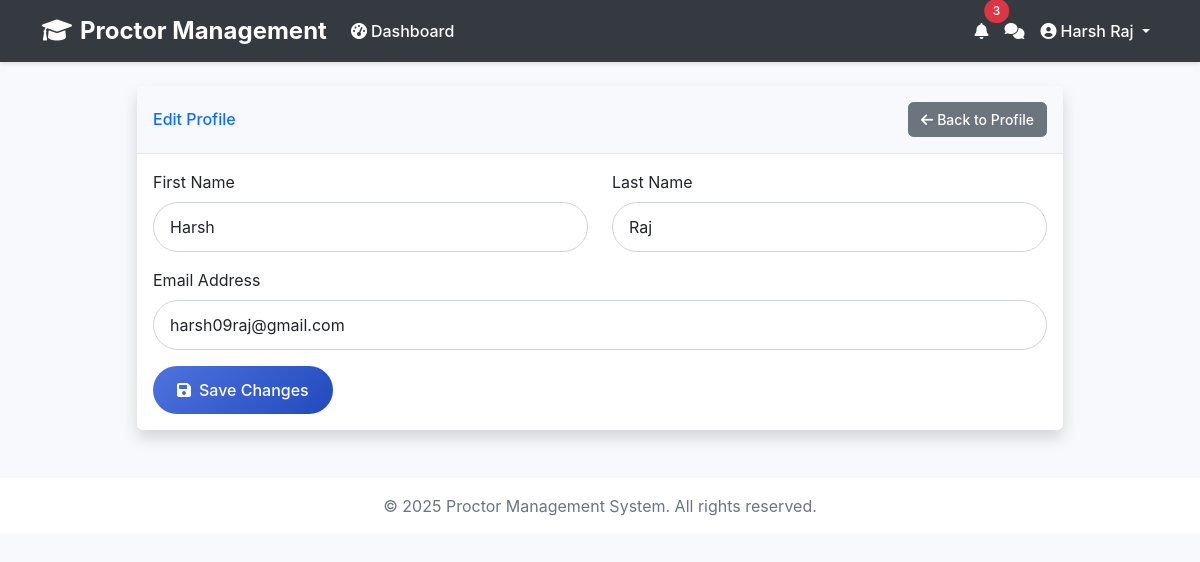
The app's page /accounts/profile/edit/ (signed in) with its own data.
### accounts/models.py (models this page shows, shortened)
class User(AbstractUser):
    ROLE_CHOICES = (
        ('student', 'Student'),
        ('teacher', 'Teacher'),
        ('admin', 'Admin'),
    )
    role = models.CharField(max_length=10, choices=ROLE_CHOICES, default='student')
    phone_number = models.CharField(max_length=15, blank=True, null=True)
    address = models.TextField(blank=True, null=True)
    is_email_verified = models.BooleanField(default=False)
    password_reset_token = models.CharField(max_length=32, null=True, blank=True)
    password_reset_expires = models.DateTimeField(null=True, blank=True)

### accounts/views.py (the view)
# urls.py: path('profile/edit/', views.edit_profile, name='edit_profile'),
@login_required
def edit_profile(request):
    user = request.user
    if request.method == 'POST':
        form = UserProfileForm(request.POST, instance=user)
        if form.is_valid():
            form.save()
            messages.success(request, 'Your profile has been updated successfully.')
            return redirect('profile')
    else:
        form = UserProfileForm(instance=user)
    context = {
        'form': form,
        'user': user,
    }
    return render(request, 'accounts/edit_profile.html', context)

### accounts/forms.py
class UserProfileForm(forms.ModelForm):
    class Meta:
        model = User
        fields = ['first_name', 'last_name', 'email']
        widgets = {
            'first_name': forms.TextInput(attrs={'class': 'form-control', 'placeholder': 'Enter your first name'}),
            'last_name': forms.TextInput(attrs={'class': 'form-control', 'placeholder': 'Enter your last name'}),
            'email': forms.EmailInput(attrs={'class': 'form-control', 'placeholder': 'Enter your email address'}),
        }

### accounts/context_processors.py (called while the page is built)
def unread_notifications_count(request):
    if request.user.is_authenticated:
        count = Notification.objects.filter(user=request.user, is_read=False).count()
    else:
        count = 0
    return {'unread_notifications_count': count}

### accounts/templates/accounts/edit_profile.html (shortened to what this page needs)
{% extends 'accounts/base.html' %}
{% block content %}
<div class="row justify-content-center">
    <div class="col-xl-10 col-lg-12 col-md-9">
        <div class="card shadow mb-4">
            <div class="card-header py-3 d-flex flex-row align-items-center justify-content-between">
                <h6 class="m-0 font-weight-bold text-primary">Edit Profile</h6>
                <a href="{% url 'profile' %}" class="btn btn-sm btn-secondary">
                    <i class="fas fa-arrow-left me-1"></i>Back to Profile
                </a>
            </div>
            <div class="card-body">
                <form method="post" class="user">
                    <div class="row">
                        <div class="col-md-6">
                            <div class="form-group mb-3">
                                <label for="first_name" class="form-label">First Name</label>
                                {{ form.first_name }}
                            </div>
                        </div>
                        <div class="col-md-6">
                            <div class="form-group mb-3">
                                <label for="last_name" class="form-label">Last Name</label>
                                {{ form.last_name }}
                            </div>
                        </div>
                    </div>
                    <div class="form-group mb-3">
                        <label for="email" class="form-label">Email Address</label>
                        {{ form.email }}
                    </div>
                    <button type="submit" class="btn btn-primary btn-user">
                        <i class="fas fa-save me-2"></i>Save Changes
                    </button>
                </form>
            </div>
        </div>
    </div>
</div>
{% endblock %}

### accounts/templates/accounts/base.html (shortened to what this page needs)
<!DOCTYPE html>
<html lang="en">
<head>
    <link href="https://cdn.jsdelivr.net/npm/bootstrap@5.1.3/dist/css/bootstrap.min.css" rel="stylesheet">
    <link href="https://cdnjs.cloudflare.com/ajax/libs/font-awesome/6.0.0/css/all.min.css" rel="stylesheet">
</head>
<body>
    <nav class="navbar navbar-expand-lg navbar-dark">
        <div class="container">
            <a class="navbar-brand" href="{% url 'home' %}">
                <i class="fas fa-graduation-cap me-2"></i>Proctor Management
            </a>
            <div class="collapse navbar-collapse" id="navbarNav">
                <ul class="navbar-nav me-auto">
                    {% if user.is_authenticated %}
                        <li class="nav-item">
                            <a class="nav-link" href="{% url 'dashboard' %}">
                                <i class="fas fa-tachometer-alt me-1"></i>Dashboard
                            </a>
                        </li>
                    {% endif %}
                </ul>
                <ul class="navbar-nav">
                    {% if user.is_authenticated %}
                        <li class="nav-item">
                            <a class="nav-link position-relative" href="{% url 'notifications' %}">
                                <i class="fas fa-bell"></i>
                                {% if unread_notifications_count > 0 %}
                                    <span class="position-absolute top-0 start-100 translate-middle badge rounded-pill bg-danger">
                                        {{ unread_notifications_count }}
                                    </span>
                                {% endif %}
                            </a>
                        </li>
                        <li class="nav-item">
                            <a class="nav-link position-relative" href="{% if user.teacher %}{% url 'teacher_chat' %}{% elif user.student %}{% url 'student_chat' %}{% endif %}">
                                <i class="fas fa-comments"></i>
                            </a>
                        </li>
                        <li class="nav-item dropdown">
                            <a class="nav-link dropdown-toggle" href="#" id="navbarDropdown" role="button" data-bs-toggle="dropdown">
                                <i class="fas fa-user-circle me-1"></i>{{ user.get_full_name }}
                            </a>
                        </li>
                    {% endif %}
                </ul>
            </div>
        </div>
    </nav>
    <div class="container py-4">
        {% block content %}
        {% endblock %}
    </div>
    <footer class="footer mt-auto py-3 bg-white">
        <div class="container text-center">
            <span class="text-muted">© 2025 Proctor Management System. All rights reserved.</span>
        </div>
    </footer>
</body>
</html>

### accounts/templates/accounts/base.html (style rules this page uses)
:root { --primary-color: #4e73df; --secondary-color: #858796; --success-color: #1cc88a; --info-color: #36b9cc; --warning-color: #f6c23e; --danger-color: #e74a3b; }
body { font-family: 'Nunito', -apple-system, BlinkMacSystemFont, "Segoe UI", Roboto, "Helvetica Neue", Arial, sans-serif; background-color: #f8f9fc; }
.navbar { background-color: #343a40; box-shadow: 0 2px 4px rgba(0,0,0,.1); }
.navbar-brand { font-weight: 700; font-size: 1.5rem; color: white !important; }
.nav-link { font-weight: 500; padding: 0.5rem 1rem; transition: all 0.3s ease; color: white !important; }
.card { border: none; border-radius: 0.35rem; box-shadow: 0 0.15rem 1.75rem 0 rgba(58, 59, 69, 0.15); }
.card-header { background-color: #f8f9fc; border-bottom: 1px solid #e3e6f0; padding: 1rem; }
.btn { border-radius: 0.35rem; padding: 0.375rem 0.75rem; font-weight: 500; transition: all 0.3s ease; }
.btn-primary { background: linear-gradient(135deg, var(--primary-color) 0%, #224abe 100%); border: none; }
.badge { padding: 0.5em 0.75em; font-weight: 500; }

### accounts/templates/accounts/edit_profile.html (style rules this page uses)
.form-control { border-radius: 10rem; padding: 0.75rem 1rem; }
.btn-user { border-radius: 10rem; padding: 0.75rem 1.5rem; }

### records on screen
User: get_full_name "Harsh Raj", first_name "Harsh", last_name "Raj", email "harsh09raj@gmail.com"

### other values on screen
{{ unread_notifications_count }} "3"
